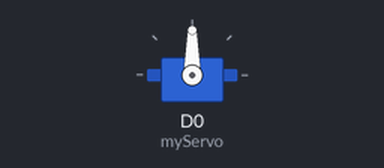
The sketch below on a simulated ESP8266 (NodeMCU). Shown: servo.

Above: at 0.0 s.
At 1.0 s:
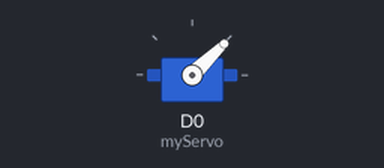
At 2.0 s:
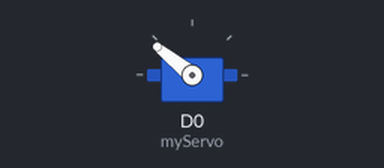
Timing chart, 0 to 4.5 s (numbered marks = the images above):
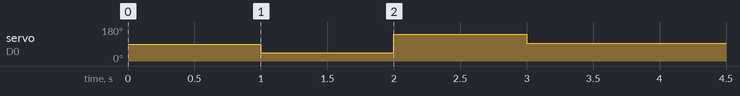

The sketch:

ServoCenter.ino
```cpp
#include <Servo.h>

Servo myServo;

void setup()
{
	myServo.attach(D0);
	delay(1000);
	myServo.writeMicroseconds(1000);
	delay(1000);
	myServo.writeMicroseconds(2000);
	delay(1000);
	myServo.writeMicroseconds(1500);
	delay(1000);
}

void loop()
{
}
```
